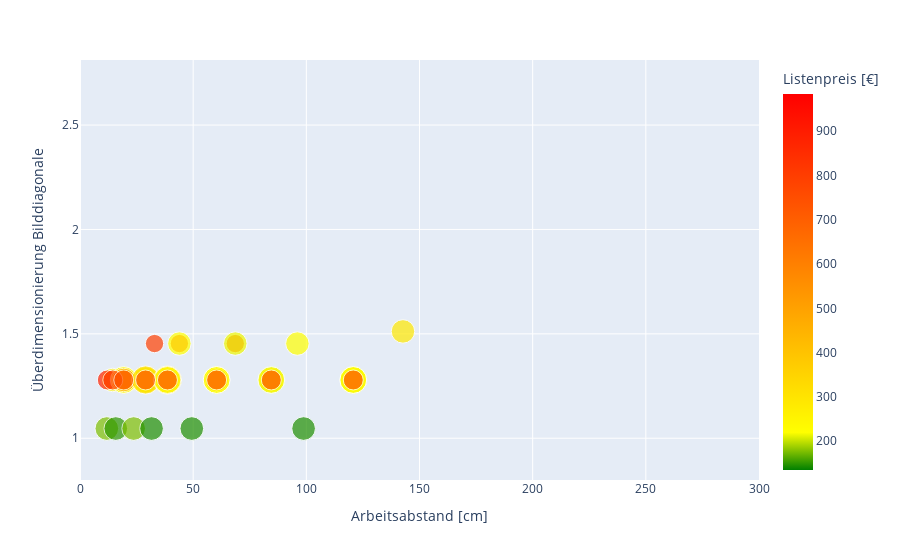

The notebook cell saved with this chart:
### Code cell
# click control Festbrennweite
def on_change_lense(change):
    if change['type'] == 'change' and change['name'] == 'value':
        result_lense_f()

# dclick control Telezentrie
def on_change_lense_t(change):
    if change['type'] == 'change' and change['name'] == 'value':
        result_lense_t()

# switch function
def mode_ql():
    if lense_type_selection.value == 'Festbrennweite':
        result_lense_f()
    else:
        result_lense_t()

# click control Festbrennweite
def selection_ql(change):
    if change['type'] == 'change' and change['name'] == 'value':
        mode_ql()          

# observe elements Fesbrennweite
Slider_l.observe(on_change_lense)
Slider_depth.observe(on_change_lense)
monochrome_boolean.observe(on_change_lense)
colour_boolean.observe(on_change_lense)
ir_boolean.observe(on_change_lense)
uv_boolean.observe(on_change_lense)
blende_flexible_boolean.observe(on_change_lense)
blende_fix_boolean.observe(on_change_lense)
Slider_oversize.observe(on_change_lense)
Slider_l_price.observe(on_change_lense)
lense_f_Hersteller.observe(on_change_lense)
Slider_l_results.observe(on_change_lense)

# observe elements Telezentrie
Slider_distance_t.observe(on_change_lense_t)
Slider_depth_t.observe(on_change_lense_t)
monochrome_boolean_t.observe(on_change_lense_t)
colour_boolean_t.observe(on_change_lense_t)
ir_boolean_t.observe(on_change_lense_t)
uv_boolean_t.observe(on_change_lense_t)
Blende_t_t_flexible_boolean.observe(on_change_lense_t)
Blende_t_t_fix_boolean.observe(on_change_lense_t)
Slider_oversize_t.observe(on_change_lense_t)
Slider_price_t.observe(on_change_lense_t)
lense_t_Hersteller.observe(on_change_lense_t)
Slider_results_t.observe(on_change_lense_t)
simpleTel_boolean.observe(on_change_lense_t)
biTel_boolean.observe(on_change_lense_t)

# observe elements switch
lense_type_selection.observe(selection_ql)

# start screen
result_lense_f()

### Figure 1 — Plotly figure (JSON) as saved in the notebook; plotly's stock layout.template omitted (floating-point values rounded to 4 significant figures)
{"data": [{"customdata": [[358], [378], [135], [135], [170], [208], [302], [282], [181], [282], [252], [170], [252], [252], [170], [252], [252], [170], [252], [252], [170], [252], [329], [358], [795], [220], [732], [220], [732], [214], [220], [288], [261], [829], [227], [710], [304], [217], [686], [283], [217], [652], [283], [217], [652], [283], [217], [652], [283], [217], [882], [767], [326], [228], [984], [499], [323], [399], [323], [399], [225], [226], [226], [177], [150], [177], [145], [145], [145], [804], [741], [741], [741], [741], [741], [741]], "hoverlabel": {"namelength": 0}, "hovertemplate": "<b>%{hovertext}</b><br><br>Arbeitsabstand [cm]=%{x}<br>Überdimensionierung Bilddiagonale=%{y}<br>Min Pixelgröße [µm]=%{marker.size}<br>Listenpreis [€]=%{marker.color}", "hovertext": ["CVO GM5HR33514MCN", "CVO GMA5HR31218MCN", "CVO GMTHR33520MCN", "CVO GMTHR35028MCN", "CVO GMXHR38014MCN", "COMPUTAR M0824-MPW2", "COMPUTAR M0880-MPW2-R", "COMPUTAR M1211-MPW2-R", "COMPUTAR M1224-MPW2", "COMPUTAR M1280-MPW2-R", "COMPUTAR M1611-MPW2-R", "COMPUTAR M1620-MPW2", "COMPUTAR M1680-MPW2-R", "COMPUTAR M2511-MPW2-R", "COMPUTAR M2518-MPW2", "COMPUTAR M2580-MPW2-R", "COMPUTAR M3511-MPW2-R", "COMPUTAR M3520-MPW2", "COMPUTAR M3580-MPW2-R", "COMPUTAR M5011-MPW2-R", "COMPUTAR M5028-MPW2", "COMPUTAR M5080-MPW2-R", "FUJINON HF16SA-1/1,4", "FUJINON HF35SA-1/1,4", "FUJINON HF1218-12M", "FUJINON HF12XA-5M", "FUJINON HF1618-12M", "FUJINON HF16XA-5M", "FUJINON HF2518-12M", "FUJINON HF25XA-5M", "FUJINON HF35XA-5M", "FUJINON HF50XA-5M", "FUJINON HF6XA-5M", "FUJINON HF818-12M", "FUJINON HF8XA-5M", "KOWA LM12JC10M", "KOWA LM12JC3M2", "KOWA LM12JCM-V", "KOWA LM16JC10M", "KOWA LM16JC3M2", "KOWA LM16JCM-V", "KOWA LM25JC10M", "KOWA LM25JC3M2", "KOWA LM25JCM-V", "KOWA LM35JC10M", "KOWA LM35JC3M2", "KOWA LM35JCM-V", "KOWA LM50JC10M", "KOWA LM50JC3M2", "KOWA LM50JCM-V", "KOWA LM5JC10M", "KOWA LM8JC10M", "KOWA LM8JC3M", "KOWA LM8JCM-V", "QIOPTIQ MEVIS-C 1616", "RICOH FL-CC0814-5M", "RICOH FL-CC1218-5MX", "RICOH FL-CC1614-5M", "RICOH FL-CC1618-5MX", "RICOH FL-CC2514-5M", "TAMRON 23FM16SP", "TAMRON 23FM25SP", "TAMRON 23FM50SP", "TAMRON M118FM06", "TAMRON M118FM08", "TAMRON M118FM12", "TAMRON M118FM16", "TAMRON M118FM25", "TAMRON M118FM50", "TAMRON M23FM06", "TAMRON M23FM08", "TAMRON M23FM12", "TAMRON M23FM16", "TAMRON M23FM25", "TAMRON M23FM35", "TAMRON M23FM50"], "legendgroup": "", "marker": {"color": [358, 378, 135, 135, 170, 208, 302, 282, 181, 282, 252, 170, 252, 252, 170, 252, 252, 170, 252, 252, 170, 252, 329, 358, 795, 220, 732, 220, 732, 214, 220, 288, 261, 829, 227, 710, 304, 217, 686, 283, 217, 652, 283, 217, 652, 283, 217, 652, 283, 217, 882, 767, 326, 228, 984, 499, 323, 399, 323, 399, 225, 226, 226, 177, 150, 177, 145, 145, 145, 804, 741, 741, 741, 741, 741, 741], "coloraxis": "coloraxis", "size": [3.4, 3.4, 4.3, 4.3, 4.3, 3.4, 3.4, 3.4, 3.4, 3.4, 3.4, 3.4, 3.4, 3.4, 3.4, 3.4, 3.4, 3.4, 3.4, 3.4, 3.4, 3.4, 3.4, 3.4, 2.1, 3.45, 2.1, 3.45, 2.1, 3.45, 3.45, 3.45, 3.45, 2.1, 3.45, 2.5, 4.1, 4.5, 2.5, 4.1, 4.5, 2.5, 4.1, 4.5, 2.5, 4.1, 4.5, 2.5, 4.1, 4.5, 2.5, 2.5, 4.1, 4.5, 2, 3.45, 5, 3.45, 5, 3.45, 4.5, 4.5, 4.5, 3.5, 3.5, 3.5, 3.5, 3.5, 3.5, 2.5, 2.5, 2.5, 2.5, 2.5, 2.5, 2.5], "sizemode": "area", "sizeref": 0.0125, "symbol": "circle"}, "mode": "markers", "name": "", "showlegend": false, "type": "scatter", "x": [84.52, 28.98, 84.52, 120.7, 19.32, 19.32, 19.32, 28.98, 28.98, 28.98, 38.64, 38.64, 38.64, 60.37, 60.37, 60.37, 84.52, 84.52, 84.52, 120.7, 120.7, 120.7, 38.64, 84.52, 32.93, 28.98, 43.91, 43.91, 68.6, 68.6, 96.05, 142.7, 14.49, 19.32, 19.32, 28.98, 28.98, 28.98, 38.64, 38.64, 38.64, 60.37, 60.37, 60.37, 84.52, 84.52, 84.52, 120.7, 120.7, 120.7, 12.07, 20.53, 19.32, 19.32, 38.64, 19.32, 28.98, 38.64, 38.64, 60.37, 38.64, 60.37, 120.7, 11.85, 15.81, 23.71, 31.61, 49.4, 98.79, 14.49, 19.32, 28.98, 38.64, 60.37, 84.52, 120.7], "xaxis": "x", "y": [1.279, 1.279, 1.279, 1.279, 1.279, 1.279, 1.279, 1.279, 1.279, 1.279, 1.279, 1.279, 1.279, 1.279, 1.279, 1.279, 1.279, 1.279, 1.279, 1.279, 1.279, 1.279, 1.279, 1.279, 1.453, 1.279, 1.453, 1.453, 1.453, 1.453, 1.453, 1.512, 1.279, 1.279, 1.279, 1.279, 1.279, 1.279, 1.279, 1.279, 1.279, 1.279, 1.279, 1.279, 1.279, 1.279, 1.279, 1.279, 1.279, 1.279, 1.279, 1.279, 1.279, 1.279, 1.279, 1.279, 1.279, 1.279, 1.279, 1.279, 1.279, 1.279, 1.279, 1.047, 1.047, 1.047, 1.047, 1.047, 1.047, 1.279, 1.279, 1.279, 1.279, 1.279, 1.279, 1.279], "yaxis": "y"}], "layout": {"coloraxis": {"colorbar": {"title": {"text": "Listenpreis [€]"}}, "colorscale": [[0, "green"], [0.1, "yellow"], [1, "red"]]}, "legend": {"itemsizing": "constant", "tracegroupgap": 0}, "margin": {"t": 60}, "xaxis": {"anchor": "y", "domain": [0, 1], "range": [0, 300], "title": {"text": "Arbeitsabstand [cm]"}}, "yaxis": {"anchor": "x", "domain": [0, 1], "range": [0.8, 2.812], "title": {"text": "Überdimensionierung Bilddiagonale"}}}}
